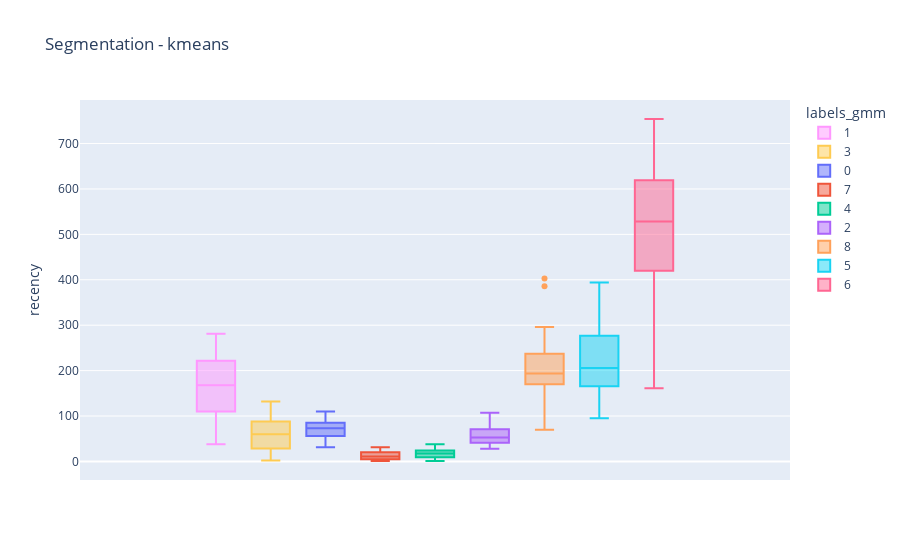

Notebook code cell kept with this figure:
### Code cell
fig = px.box(rfm, y='recency', color='labels_gmm', 
             title = 'Segmentation - kmeans',
             category_orders={'group': ['1','2','3','4','5','6','7','8']},
             color_discrete_map={'1':'#684cf6','2':'#90dde0','3':'#447FF5','4':'#78e591','5':'#1e5274',
                                 '6':'#FFE343','7':'#9EFF43','8':'#4AC3FF'},
             labels={'recency_t':'Recency', 
                     'frequency':'Frequency', 
                     'monetary':'Monetary', 
                     'group':'Group',
                     'segment':'Segment'
                    })
fig.show()

### Figure 1 — Plotly figure (JSON) as saved in the notebook; plotly's stock layout.template omitted (floating-point values rounded to 4 significant figures; data arrays with more than 128 entries replaced by an {"elided": "..."} marker saying what was removed)
{"data": [{"alignmentgroup": "True", "hovertemplate": "labels_gmm=1<br>recency=%{y}<extra></extra>", "legendgroup": "1", "marker": {"color": "#FF97FF"}, "name": "1", "notched": false, "offsetgroup": "1", "orientation": "v", "showlegend": true, "type": "box", "x0": " ", "xaxis": "x", "y": [232, 156, 141, 101, 61, 111, 225, 42, 194, 196, 158, 281, 260, 71, 99, 110, 222, 195, 172, 242, 77, 240, 38, 218, 203, 215, 130, 231, 42, 168, 216, 221, 162, 155, 269, 148, 137, 239, 40], "y0": " ", "yaxis": "y"}, {"alignmentgroup": "True", "hovertemplate": "labels_gmm=3<br>recency=%{y}<extra></extra>", "legendgroup": "3", "marker": {"color": "#FECB52"}, "name": "3", "notched": false, "offsetgroup": "3", "orientation": "v", "showlegend": true, "type": "box", "x0": " ", "xaxis": "x", "y": [83, 66, 91, 73, 29, 2, 77, 85, 3, 39, 132, 34, 60, 120, 99, 71, 47, 28, 88, 50, 44, 97, 25, 42, 10, 99, 66, 26, 22, 51, 7, 20, 83, 88, 30, 93, 119], "y0": " ", "yaxis": "y"}, {"alignmentgroup": "True", "hovertemplate": "labels_gmm=0<br>recency=%{y}<extra></extra>", "legendgroup": "0", "marker": {"color": "#636efa"}, "name": "0", "notched": false, "offsetgroup": "0", "orientation": "v", "showlegend": true, "type": "box", "x0": " ", "xaxis": "x", "y": [90, 60, 50, 78, 36, 76, 78, 95, 96, 54, 92, 67, 58, 59, 38, 62, 60, 63, 73, 56, 65, 85, 98, 99, 62, 81, 56, 51, 86, 67, 83, 77, 71, 42, 78, 46, 92, 82, 73, 105, 88, 67, 51, 90, 42, 75, 79, 83, 75, 63, 99, 56, 87, 81, 97, 63, 67, 89, 39, 71, 39, 106, 96, 104, 31, 81, 84, 43, 77, 39, 52, 67, 110, 43, 53, 65, 79], "y0": " ", "yaxis": "y"}, {"alignmentgroup": "True", "hovertemplate": "labels_gmm=7<br>recency=%{y}<extra></extra>", "legendgroup": "7", "marker": {"color": "#EF553B"}, "name": "7", "notched": false, "offsetgroup": "7", "orientation": "v", "showlegend": true, "type": "box", "x0": " ", "xaxis": "x", "y": {"elided": "149 int values"}, "y0": " ", "yaxis": "y"}, {"alignmentgroup": "True", "hovertemplate": "labels_gmm=4<br>recency=%{y}<extra></extra>", "legendgroup": "4", "marker": {"color": "#00cc96"}, "name": "4", "notched": false, "offsetgroup": "4", "orientation": "v", "showlegend": true, "type": "box", "x0": " ", "xaxis": "x", "y": {"elided": "162 int values"}, "y0": " ", "yaxis": "y"}, {"alignmentgroup": "True", "hovertemplate": "labels_gmm=2<br>recency=%{y}<extra></extra>", "legendgroup": "2", "marker": {"color": "#ab63fa"}, "name": "2", "notched": false, "offsetgroup": "2", "orientation": "v", "showlegend": true, "type": "box", "x0": " ", "xaxis": "x", "y": [30, 29, 30, 74, 90, 57, 39, 45, 41, 43, 59, 81, 42, 33, 38, 38, 46, 107, 52, 71, 45, 42, 95, 59, 65, 29, 58, 43, 60, 59, 40, 42, 53, 52, 64, 29, 42, 95, 42, 84, 72, 83, 38, 39, 80, 53, 85, 45, 44, 39, 43, 55, 59, 101, 60, 50, 96, 51, 38, 81, 28, 59, 53, 81, 73, 57, 28, 66, 79, 41], "y0": " ", "yaxis": "y"}, {"alignmentgroup": "True", "hovertemplate": "labels_gmm=8<br>recency=%{y}<extra></extra>", "legendgroup": "8", "marker": {"color": "#FFA15A"}, "name": "8", "notched": false, "offsetgroup": "8", "orientation": "v", "showlegend": true, "type": "box", "x0": " ", "xaxis": "x", "y": [158, 170, 182, 273, 245, 187, 156, 204, 172, 117, 174, 186, 171, 118, 263, 218, 170, 156, 70, 249, 193, 120, 194, 170, 261, 176, 219, 111, 228, 182, 156, 234, 290, 217, 109, 228, 296, 195, 213, 217, 237, 191, 386, 251, 264, 287, 208, 116, 157, 403], "y0": " ", "yaxis": "y"}, {"alignmentgroup": "True", "hovertemplate": "labels_gmm=5<br>recency=%{y}<extra></extra>", "legendgroup": "5", "marker": {"color": "#19d3f3"}, "name": "5", "notched": false, "offsetgroup": "5", "orientation": "v", "showlegend": true, "type": "box", "x0": " ", "xaxis": "x", "y": [201, 331, 177, 302, 161, 195, 225, 201, 255, 371, 139, 166, 227, 201, 271, 164, 226, 394, 240, 294, 110, 219, 95, 382, 256, 245, 157, 114, 133, 240, 124, 198, 97, 206, 198, 199, 378, 345, 175, 373, 371], "y0": " ", "yaxis": "y"}, {"alignmentgroup": "True", "hovertemplate": "labels_gmm=6<br>recency=%{y}<extra></extra>", "legendgroup": "6", "marker": {"color": "#FF6692"}, "name": "6", "notched": false, "offsetgroup": "6", "orientation": "v", "showlegend": true, "type": "box", "x0": " ", "xaxis": "x", "y": [524, 161, 754, 541, 502, 376, 533, 619, 620, 420], "y0": " ", "yaxis": "y"}], "layout": {"boxmode": "group", "legend": {"title": {"text": "labels_gmm"}, "tracegroupgap": 0}, "title": {"text": "Segmentation - kmeans"}, "xaxis": {"anchor": "y", "domain": [0, 1]}, "yaxis": {"anchor": "x", "domain": [0, 1], "title": {"text": "recency"}}}}
